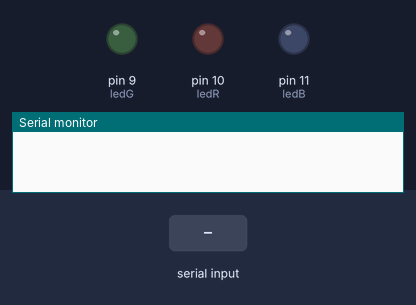
The sketch below on a simulated Arduino Uno, built with avr-gcc and run on an emulated ATmega328P. Shown: output pins drawn as LEDs (lit = HIGH), the last lines printed to the serial monitor. The inputs (shaded band) are chosen by the test bench.

Above: at 1.2 s.
1.3 s: "AUTO" received over the second serial link
At 2.7 s:
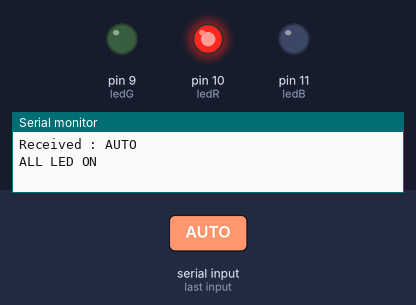
4.3 s: "R" received over the second serial link
At 5.5 s:
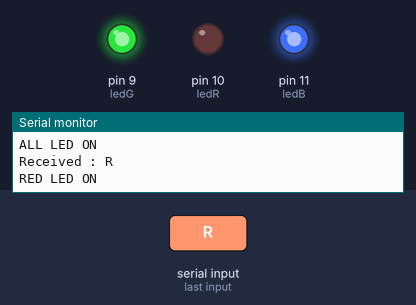
6.0 s: "B" received over the second serial link
At 7.1 s:
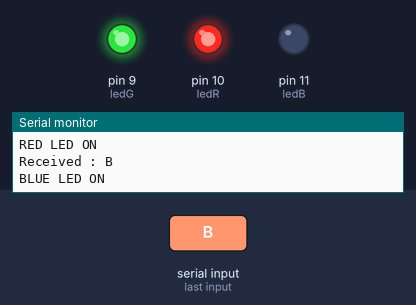
Timing chart, 0 to 9.0 s (numbered marks = the images above; inputs shaded):
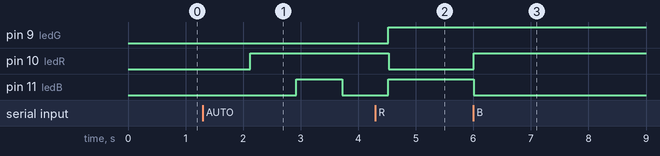

The sketch:

LAB_12_Spec_1.ino
```cpp
#include <SoftwareSerial.h>
#define BT_TX 2
#define BT_RX 3
#define ledG 9
#define ledR 10
#define ledB 11

SoftwareSerial mySerial(BT_TX, BT_RX);
String myString = "";

void setup() {
  Serial.begin(9600);
  mySerial.begin(9600);
  pinMode(ledG, OUTPUT);
  pinMode(ledR, OUTPUT);
  pinMode(ledB, OUTPUT);
}

void loop() {
  while (mySerial.available()) {
    char myChar = (char)mySerial.read();
    myString += myChar;
    delay(5);
  }

  if (!myString.equals("")) {
    Serial.println("Received : " + myString);
    LED();
    myString = "";
  }
}

void LED() {
  if (myString == "R") {
    Serial.println("RED LED ON");
    Light(255, 0, 0);
  } else if (myString == "G") {
    Serial.println("GREEN LED ON");
    Light(0, 255, 0);
  } else if (myString == "B") {
    Serial.println("BLUE LED ON");
    Light(0, 0, 255);
  } else if (myString == "AUTO") {
    Serial.println("ALL LED ON");
    delay(800);

    Light(0, 255, 255);
    delay(800);
    Light(0, 255, 0);
    delay(800);
    Light(0, 255, 255);
    delay(800);
    Light(0, 0, 0);
  }
}

void Light(int r, int g, int b) {
  analogWrite(ledR, 255 - r);
  analogWrite(ledG, 255 - g);
  analogWrite(ledB, 255 - b);
}
```

Measured:
- after the input at 1.3 s, pin 10 (ledR): LOW → HIGH after 0.82 s; pin 11 (ledB): LOW → HIGH after 1.6 s, → LOW 0.80 s later
- after the input at 4.3 s, pin 10 (ledR): HIGH → LOW after 0.23 s
- after the input at 6.0 s, pin 10 (ledR): LOW → HIGH at once; pin 11 (ledB): HIGH → LOW at once
